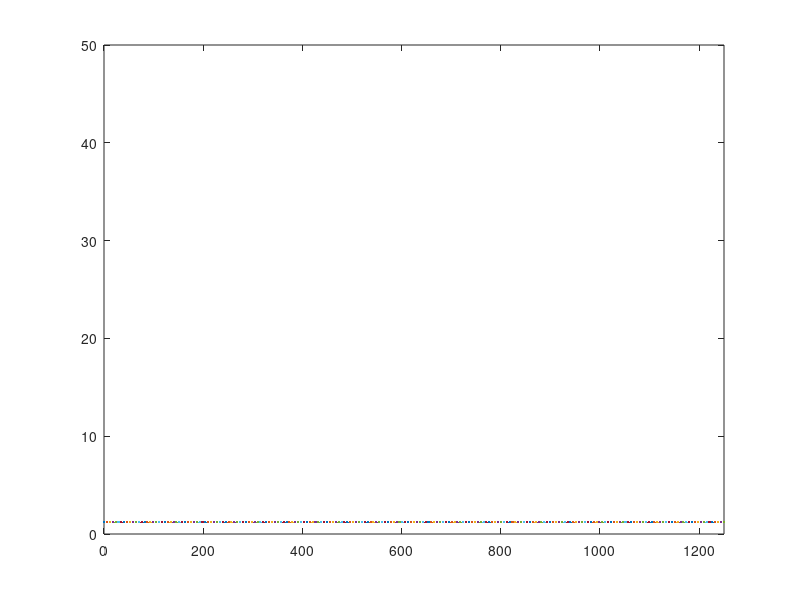

Reproduce this figure in MATLAB.
# all lengths are in mm, mm4, N, etc

clear, close all;

BRIDGE_LEN = 1250;

weight_loc = [0, 100, 200];
weight_amt = [100, 100, 250];
inertia_mm = 0.418e6;
y_bar_mm = 41.4;

# calculate axle pos relative to LHS
ED_WHEEL = 52;
AX_TO_AX = 176;
CAR_TO_CAR = 164;
TRAIN_REL_POS = [ED_WHEEL AX_TO_AX CAR_TO_CAR AX_TO_AX CAR_TO_CAR AX_TO_AX];
TRAIN_LEN = sum(TRAIN_REL_POS)
TRAIN_REL_POS = cumsum(TRAIN_REL_POS);

FREIGHT_N = 100;
FREIGHT_N = FREIGHT_N / 2;
BACK_MULT = 1.1;
BACK_N = FREIGHT_N * BACK_MULT;
LOCO_MULT = 1.38;
LOCO_N = FREIGHT_N * LOCO_MULT;
TRAIN_WEIGHT = ones(1, 6) .* FREIGHT_N;
TRAIN_WEIGHT(1) = BACK_N;
TRAIN_WEIGHT(2) = BACK_N;
TRAIN_WEIGHT(5) = LOCO_N;
TRAIN_WEIGHT(6) = LOCO_N;
TRAIN_WEIGHT = -1 .* TRAIN_WEIGHT;
TOTAL_TRAIN_WEIGHT = sum(TRAIN_WEIGHT)

# calculate the reaction forces
SUPPORT_L = 25;
SUPPORT_R = 1225;

# find the reaction forces on both sides
START_SIM = -TRAIN_LEN;
END_SIM = SUPPORT_R;
#START_SIM = 500
#END_SIM = 500
STEP_SIM = 10;
reaction = [[]:[]];
steps = START_SIM:STEP_SIM:END_SIM;
max_moment = -1;
max_shear = -1;
for position = steps;
  # find the reaction forces for each step
  train_pos = TRAIN_REL_POS + position; # converts relative train pos to abs
  # filters out axles that are not on the bridge anymore
  # train_pos = train_pos .* (train_pos > SUPPORT_L) .* (train_pos < SUPPORT_R)
  dist_to_lhs = train_pos - SUPPORT_L;
  # checks if the train is on the bridge
  trains_on_bridge = (train_pos > SUPPORT_L) .* (train_pos < SUPPORT_R);
  moments_to_lhs = dist_to_lhs .* TRAIN_WEIGHT .* trains_on_bridge;
  dist_between_support = SUPPORT_R - SUPPORT_L;
  reaction_rhs = sum(moments_to_lhs) / dist_between_support * -1;
  reaction_lhs = -sum(TRAIN_WEIGHT .* trains_on_bridge) - reaction_rhs;

  reaction(1,end+1) = reaction_lhs;
  reaction(2,end) = reaction_rhs;

  # filter the train axles so that only the ones within the range are valid

  train_load = nonzeros(TRAIN_WEIGHT .* trains_on_bridge);
  train_pos = nonzeros(train_pos .* trains_on_bridge);

  force_loc = [SUPPORT_L, train_pos', SUPPORT_R];
  force_loc = repelem(force_loc, 2);
  force_loc = [force_loc, 0];

  shear_n = [reaction_lhs, train_load', reaction_rhs];
  shear_n = repelem(cumsum(shear_n), 2);
  shear_n = [0, shear_n];
  max_shear(end+1) = max(shear_n);

  moment_n = [0];
  moment_loc = force_loc;
  for idx = 1:length(force_loc)-1
    cur_shear = shear_n(idx+1);
    moment_len = force_loc(idx+1) - force_loc(idx);
    moment_n(end+1) = cur_shear * moment_len;
  end
  moment_n = cumsum(moment_n);
  max_moment(end+1) = max(moment_n);

  plot(moment_loc, moment_n) # for the BME
  #plot(force_loc, shear_n) # for the SFE
  hold on

#  shear = [[reaction_lhs, train_load, reaction_rhs],[SUPPORT_L, train_pos, SUPPORT_R]]
#  plot(shear(2,:), shear(1,:))
#  hold on
end

hold off

#plot(steps, reaction(1,:));
#hold on
#plot(steps, reaction(2,:));
#legend("LHS Reaction", "RHS Reaction")
#hold off

max_moment = max(max_moment)
max_shear = max(max_shear)

# DANIEL check compressive strength at the top

# DANIEL check compressive strength at the bottom

# DANIEL check buckling at the top

# YANG check buckling at the bottom and glue

%% Calculate FOS's

MAX_SHEAR_GLUE = 2 % MPA
MAX_SHEAR_MATBOARD = 4 % MPA
GLUE_WIDTH = 10 % mm
TOP_LENGTH = 100 % mm
MAT_THICKNESS = 1.27 % mm
LEG_SEPERATION = 80
LEG_HEIGHT = 75

dimensions = [TOP_LENGTH, LEG_SEPERATION, LEG_HEIGHT, GLUE_WIDTH, MAT_THICKNESS]

q_top_glue = TOP_LENGTH * MAT_THICKNESS
shear_glue = max_moment * q_top_glue / inertia_mm / GLUE_WIDTH

glue_fos = MAX_SHEAR_GLUE / shear_glue

q_bot_matboard = 2 * MAT_THICKNESS * y_bar_mm
shear_matboard = max_moment * q_bot_matboard / inertia_mm / (2 * MAT_THICKNESS)

matboard_fos = MAX_SHEAR_MATBOARD / shear_matboard

# YANG check thin plate buckling everywhere :melt:





%Variables
matboardtens = 30 %MPa
matboardcomp = 6 %MPa
matboardE = 4000
matboardtenscomp = [matboardtens; matboardcomp]
contactcem = 2 %MPa
dimensions = [100, 80, 75, 5, 1.27]
y = [dimensions(3) + dimensions(5); 0]
%Graph FOS Stress:
FOStens = 30 ./ ((y_bar_mm) * max_moment / inertia_mm)
FOScomp = 6 ./ (abs(y_bar_mm - (dimensions(3) + dimensions(5))) * max_moment / inertia_mm)
plot(linspace(0, 1250, 215), FOStens)
ylim([0, 50])

FOStensmin = min(abs(FOStens))


plot(linspace(0, 1250, 215), FOScomp)
ylim([0, 50])
xlim([0, 1250])

FOScompmin = min(abs(FOScomp))


%Calculate Buckling:
E = 4000

peuler = pi ^ 2 * E * inertia_mm / (BRIDGE_LEN ^ 2)
